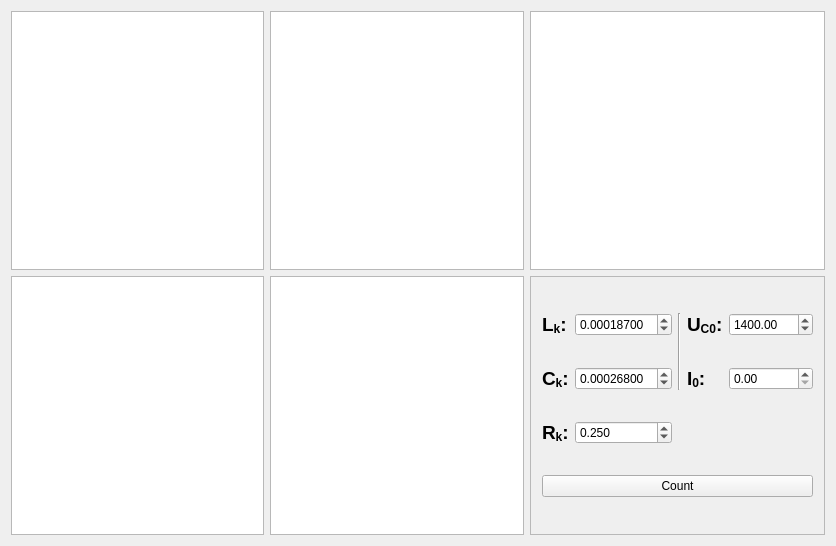
<?xml version="1.0" encoding="UTF-8"?>
<ui version="4.0">
 <class>Widget</class>
 <widget class="QWidget" name="Widget">
  <property name="windowModality">
   <enum>Qt::ApplicationModal</enum>
  </property>
  <property name="geometry">
   <rect>
    <x>0</x>
    <y>0</y>
    <width>836</width>
    <height>546</height>
   </rect>
  </property>
  <property name="windowTitle">
   <string>Widget</string>
  </property>
  <layout class="QGridLayout" name="gridLayout">
   <item row="0" column="0">
    <widget class="ChartView" name="current_view"/>
   </item>
   <item row="0" column="1">
    <widget class="ChartView" name="resistance_view"/>
   </item>
   <item row="0" column="2">
    <widget class="ChartView" name="cap_voltage_view"/>
   </item>
   <item row="1" column="0">
    <widget class="ChartView" name="lamp_voltage_view"/>
   </item>
   <item row="1" column="1">
    <widget class="ChartView" name="temp_view"/>
   </item>
   <item row="1" column="2">
    <widget class="QFrame" name="frame">
     <property name="maximumSize">
      <size>
       <width>300</width>
       <height>300</height>
      </size>
     </property>
     <property name="frameShape">
      <enum>QFrame::StyledPanel</enum>
     </property>
     <property name="frameShadow">
      <enum>QFrame::Raised</enum>
     </property>
     <layout class="QGridLayout" name="gridLayout_2">
      <item row="1" column="3">
       <widget class="QLabel" name="label_5">
        <property name="font">
         <font>
          <pointsize>14</pointsize>
          <weight>75</weight>
          <bold>true</bold>
         </font>
        </property>
        <property name="text">
         <string>&lt;html&gt;&lt;head/&gt;&lt;body&gt;&lt;p&gt;I&lt;span style=&quot; vertical-align:sub;&quot;&gt;0&lt;/span&gt;:&lt;/p&gt;&lt;/body&gt;&lt;/html&gt;</string>
        </property>
       </widget>
      </item>
      <item row="1" column="0">
       <widget class="QLabel" name="label_2">
        <property name="font">
         <font>
          <pointsize>14</pointsize>
          <weight>75</weight>
          <bold>true</bold>
         </font>
        </property>
        <property name="text">
         <string>&lt;html&gt;&lt;head/&gt;&lt;body&gt;&lt;p&gt;C&lt;span style=&quot; vertical-align:sub;&quot;&gt;k&lt;/span&gt;:&lt;/p&gt;&lt;/body&gt;&lt;/html&gt;</string>
        </property>
       </widget>
      </item>
      <item row="0" column="3">
       <widget class="QLabel" name="label_4">
        <property name="font">
         <font>
          <pointsize>14</pointsize>
          <weight>75</weight>
          <bold>true</bold>
         </font>
        </property>
        <property name="text">
         <string>&lt;html&gt;&lt;head/&gt;&lt;body&gt;&lt;p&gt;U&lt;span style=&quot; vertical-align:sub;&quot;&gt;C0&lt;/span&gt;:&lt;/p&gt;&lt;/body&gt;&lt;/html&gt;</string>
        </property>
       </widget>
      </item>
      <item row="1" column="1">
       <widget class="QDoubleSpinBox" name="cap_inp">
        <property name="decimals">
         <number>8</number>
        </property>
        <property name="value">
         <double>0.000268000000000</double>
        </property>
       </widget>
      </item>
      <item row="0" column="1">
       <widget class="QDoubleSpinBox" name="inductivity_inp">
        <property name="decimals">
         <number>8</number>
        </property>
        <property name="value">
         <double>0.000187000000000</double>
        </property>
       </widget>
      </item>
      <item row="2" column="0">
       <widget class="QLabel" name="label_3">
        <property name="font">
         <font>
          <pointsize>14</pointsize>
          <weight>75</weight>
          <bold>true</bold>
         </font>
        </property>
        <property name="text">
         <string>&lt;html&gt;&lt;head/&gt;&lt;body&gt;&lt;p&gt;R&lt;span style=&quot; vertical-align:sub;&quot;&gt;k&lt;/span&gt;:&lt;/p&gt;&lt;/body&gt;&lt;/html&gt;</string>
        </property>
       </widget>
      </item>
      <item row="0" column="0">
       <widget class="QLabel" name="label">
        <property name="font">
         <font>
          <pointsize>14</pointsize>
          <weight>75</weight>
          <bold>true</bold>
         </font>
        </property>
        <property name="text">
         <string>&lt;html&gt;&lt;head/&gt;&lt;body&gt;&lt;p&gt;L&lt;span style=&quot; vertical-align:sub;&quot;&gt;k&lt;/span&gt;:&lt;/p&gt;&lt;/body&gt;&lt;/html&gt;</string>
        </property>
       </widget>
      </item>
      <item row="0" column="4">
       <widget class="QDoubleSpinBox" name="voltage_inp">
        <property name="maximum">
         <double>100000.000000000000000</double>
        </property>
        <property name="value">
         <double>1400.000000000000000</double>
        </property>
       </widget>
      </item>
      <item row="4" column="0" colspan="5">
       <widget class="QPushButton" name="count_button">
        <property name="text">
         <string>Count</string>
        </property>
       </widget>
      </item>
      <item row="2" column="1">
       <widget class="QDoubleSpinBox" name="resistance_inp">
        <property name="decimals">
         <number>3</number>
        </property>
        <property name="maximum">
         <double>9000.000000000000000</double>
        </property>
        <property name="value">
         <double>0.250000000000000</double>
        </property>
       </widget>
      </item>
      <item row="1" column="4">
       <widget class="QDoubleSpinBox" name="current_inp">
        <property name="value">
         <double>0.000000000000000</double>
        </property>
       </widget>
      </item>
      <item row="0" column="2" rowspan="2">
       <widget class="Line" name="line">
        <property name="orientation">
         <enum>Qt::Vertical</enum>
        </property>
       </widget>
      </item>
     </layout>
    </widget>
   </item>
  </layout>
 </widget>
 <layoutdefault spacing="6" margin="11"/>
 <customwidgets>
  <customwidget>
   <class>ChartView</class>
   <extends>QGraphicsView</extends>
   <header>chartview.h</header>
  </customwidget>
 </customwidgets>
 <resources/>
 <connections>
  <connection>
   <sender>count_button</sender>
   <signal>clicked()</signal>
   <receiver>Widget</receiver>
   <slot>count()</slot>
   <hints>
    <hint type="sourcelabel">
     <x>727</x>
     <y>487</y>
    </hint>
    <hint type="destinationlabel">
     <x>830</x>
     <y>467</y>
    </hint>
   </hints>
  </connection>
 </connections>
 <slots>
  <slot>count()</slot>
 </slots>
</ui>
